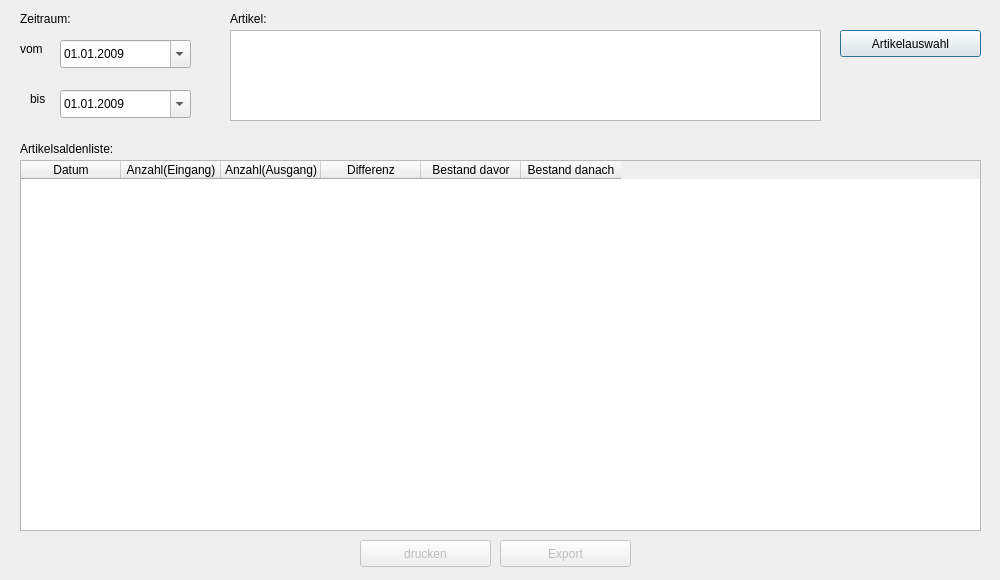
<?xml version="1.0" encoding="UTF-8"?>
<ui version="4.0">
 <class>CDlgBalanceList</class>
 <widget class="QDialog" name="CDlgBalanceList">
  <property name="geometry">
   <rect>
    <x>0</x>
    <y>0</y>
    <width>1000</width>
    <height>580</height>
   </rect>
  </property>
  <property name="windowTitle">
   <string>Dialog</string>
  </property>
  <property name="windowIcon">
   <iconset resource="lava2res.qrc">
    <normaloff>:/images/res/icon.ico</normaloff>:/images/res/icon.ico</iconset>
  </property>
  <widget class="QLabel" name="label">
   <property name="geometry">
    <rect>
     <x>20</x>
     <y>10</y>
     <width>131</width>
     <height>17</height>
    </rect>
   </property>
   <property name="text">
    <string>Zeitraum:</string>
   </property>
  </widget>
  <widget class="QLabel" name="label_2">
   <property name="geometry">
    <rect>
     <x>20</x>
     <y>40</y>
     <width>67</width>
     <height>17</height>
    </rect>
   </property>
   <property name="text">
    <string>vom</string>
   </property>
  </widget>
  <widget class="QLabel" name="label_3">
   <property name="geometry">
    <rect>
     <x>30</x>
     <y>90</y>
     <width>67</width>
     <height>17</height>
    </rect>
   </property>
   <property name="text">
    <string>bis</string>
   </property>
  </widget>
  <widget class="QLabel" name="label_4">
   <property name="geometry">
    <rect>
     <x>230</x>
     <y>10</y>
     <width>67</width>
     <height>17</height>
    </rect>
   </property>
   <property name="text">
    <string>Artikel:</string>
   </property>
  </widget>
  <widget class="QPushButton" name="pushButtonBrowseArticle">
   <property name="geometry">
    <rect>
     <x>840</x>
     <y>30</y>
     <width>141</width>
     <height>27</height>
    </rect>
   </property>
   <property name="text">
    <string>Artikelauswahl</string>
   </property>
  </widget>
  <widget class="QTableWidget" name="tableWidgetList">
   <property name="geometry">
    <rect>
     <x>20</x>
     <y>160</y>
     <width>961</width>
     <height>371</height>
    </rect>
   </property>
   <property name="alternatingRowColors">
    <bool>true</bool>
   </property>
   <property name="selectionBehavior">
    <enum>QAbstractItemView::SelectRows</enum>
   </property>
   <column>
    <property name="text">
     <string>Datum</string>
    </property>
   </column>
   <column>
    <property name="text">
     <string>Anzahl(Eingang)</string>
    </property>
   </column>
   <column>
    <property name="text">
     <string>Anzahl(Ausgang)</string>
    </property>
   </column>
   <column>
    <property name="text">
     <string>Differenz</string>
    </property>
   </column>
   <column>
    <property name="text">
     <string>Bestand davor</string>
    </property>
   </column>
   <column>
    <property name="text">
     <string>Bestand danach</string>
    </property>
   </column>
  </widget>
  <widget class="QLabel" name="label_5">
   <property name="geometry">
    <rect>
     <x>20</x>
     <y>140</y>
     <width>171</width>
     <height>17</height>
    </rect>
   </property>
   <property name="text">
    <string>Artikelsaldenliste:</string>
   </property>
  </widget>
  <widget class="QPushButton" name="pushButtonPrint">
   <property name="enabled">
    <bool>false</bool>
   </property>
   <property name="geometry">
    <rect>
     <x>360</x>
     <y>540</y>
     <width>131</width>
     <height>27</height>
    </rect>
   </property>
   <property name="text">
    <string>drucken</string>
   </property>
  </widget>
  <widget class="QDateEdit" name="dateEditFrom">
   <property name="geometry">
    <rect>
     <x>60</x>
     <y>40</y>
     <width>131</width>
     <height>28</height>
    </rect>
   </property>
   <property name="minimumDate">
    <date>
     <year>2009</year>
     <month>1</month>
     <day>1</day>
    </date>
   </property>
   <property name="displayFormat">
    <string>dd.MM.yyyy</string>
   </property>
   <property name="calendarPopup">
    <bool>true</bool>
   </property>
  </widget>
  <widget class="QDateEdit" name="dateEditTo">
   <property name="geometry">
    <rect>
     <x>60</x>
     <y>90</y>
     <width>131</width>
     <height>28</height>
    </rect>
   </property>
   <property name="minimumDate">
    <date>
     <year>2009</year>
     <month>1</month>
     <day>1</day>
    </date>
   </property>
   <property name="displayFormat">
    <string>dd.MM.yyyy</string>
   </property>
   <property name="calendarPopup">
    <bool>true</bool>
   </property>
  </widget>
  <widget class="QListWidget" name="listWidgetArticle">
   <property name="geometry">
    <rect>
     <x>230</x>
     <y>30</y>
     <width>591</width>
     <height>91</height>
    </rect>
   </property>
  </widget>
  <widget class="QPushButton" name="pushButtonExport">
   <property name="enabled">
    <bool>false</bool>
   </property>
   <property name="geometry">
    <rect>
     <x>500</x>
     <y>540</y>
     <width>131</width>
     <height>27</height>
    </rect>
   </property>
   <property name="text">
    <string>Export</string>
   </property>
  </widget>
 </widget>
 <tabstops>
  <tabstop>dateEditFrom</tabstop>
  <tabstop>dateEditTo</tabstop>
  <tabstop>listWidgetArticle</tabstop>
  <tabstop>pushButtonBrowseArticle</tabstop>
  <tabstop>tableWidgetList</tabstop>
  <tabstop>pushButtonPrint</tabstop>
 </tabstops>
 <resources>
  <include location="lava2res.qrc"/>
 </resources>
 <connections/>
</ui>
